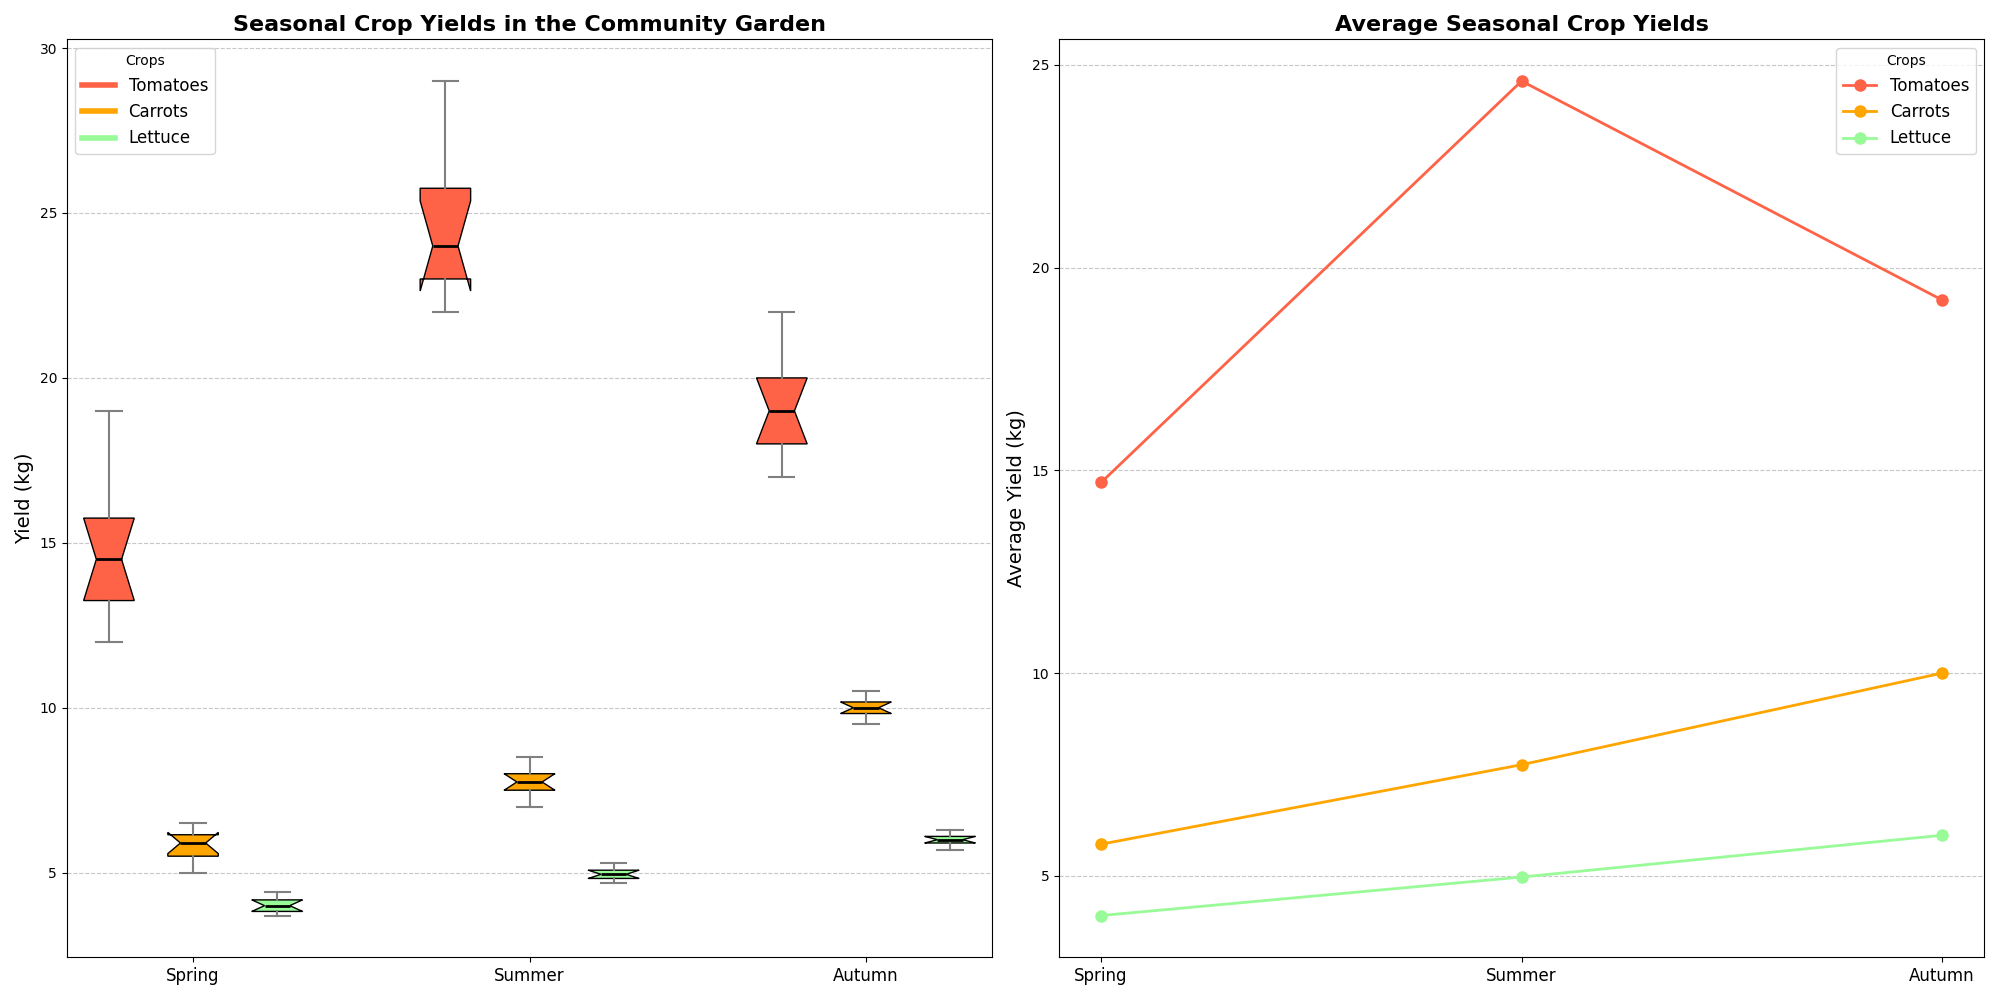

Recreate this plot in Python.
import matplotlib.pyplot as plt
import numpy as np

# Backstory:
# The local community garden is conducting a seasonal study to understand the productivity of different crops. They've taken measurements of crop yield (in kilograms) for tomatoes, carrots, and lettuce over three seasons: spring, summer, and autumn. They want to visualize this data to determine which crop thrives best in each season and also to compare the seasonal averages.

# Data for crop yields (in kg) over three seasons: spring, summer, and autumn
tomato_yields = [
    [12, 15, 14, 13, 12, 16, 17, 19, 14, 15], # Spring
    [22, 24, 23, 25, 22, 28, 29, 26, 24, 23], # Summer
    [18, 19, 20, 17, 19, 18, 21, 22, 20, 18]  # Autumn
]

carrot_yields = [
    [5, 6, 5.5, 6.2, 6.5, 5.8, 6.3, 5, 5.5, 6], # Spring
    [7, 7.5, 8, 7.8, 7.5, 7.2, 8.5, 8, 7.7, 8.2], # Summer
    [10, 9.8, 10.2, 9.5, 10, 10.1, 9.7, 10.3, 10.5, 9.9] # Autumn
]

lettuce_yields = [
    [4, 3.8, 4.2, 4.1, 4, 3.9, 4.3, 3.7, 4.4, 3.8], # Spring
    [5, 4.8, 4.9, 5.2, 4.9, 4.7, 5.3, 5, 5.1, 4.8], # Summer
    [6, 5.8, 6.1, 5.9, 6, 5.7, 6.2, 5.9, 6.3, 6.1]  # Autumn
]

# Calculating average yields per season
seasonal_averages = {
    'Spring': [
        np.mean(tomato_yields[0]), 
        np.mean(carrot_yields[0]), 
        np.mean(lettuce_yields[0])
    ],
    'Summer': [
        np.mean(tomato_yields[1]), 
        np.mean(carrot_yields[1]), 
        np.mean(lettuce_yields[1])
    ],
    'Autumn': [
        np.mean(tomato_yields[2]), 
        np.mean(carrot_yields[2]), 
        np.mean(lettuce_yields[2])
    ]
}

# Prepare the data for box plot
data = [tomato_yields, carrot_yields, lettuce_yields]
seasons = ["Spring", "Summer", "Autumn"]
crops = ["Tomatoes", "Carrots", "Lettuce"]

# Plot configuration
fig, axes = plt.subplots(1, 2, figsize=(20, 10))
positions = np.array(range(len(seasons))) * 4
colors = ['#FF6347', '#FFA500', '#98FB98']

# Box Plot for crop yields
for i, yields in enumerate(data):
    pos = positions + i
    bp = axes[0].boxplot(yields, positions=pos, widths=0.6, patch_artist=True, notch=True)
    for patch, color in zip(bp['boxes'], [colors[i]] * len(seasons)):
        patch.set_facecolor(color)
    for whisker in bp['whiskers']:
        whisker.set(color='gray', linewidth=1.5)
    for cap in bp['caps']:
        cap.set(color='gray', linewidth=1.5)
    for median in bp['medians']:
        median.set(color='black', linewidth=2)

axes[0].set_xticks(positions + 1)
axes[0].set_xticklabels(seasons, fontsize=12)
axes[0].set_title("Seasonal Crop Yields in the Community Garden", fontsize=16, fontweight='bold')
axes[0].set_ylabel("Yield (kg)", fontsize=14)
axes[0].grid(axis='y', linestyle='--', alpha=0.7)

# Legend for the box plot
handles = [plt.Line2D([0], [0], color=color, lw=4) for color in colors]
axes[0].legend(handles, crops, title='Crops', loc='upper left', fontsize=12)

# Line Plot for average seasonal yields
x_pos = np.arange(len(seasons))
average_values = [
    [season[0] for season in seasonal_averages.values()],
    [season[1] for season in seasonal_averages.values()],
    [season[2] for season in seasonal_averages.values()]
]

for i, crop in enumerate(crops):
    axes[1].plot(x_pos, average_values[i], marker='o', linestyle='-', linewidth=2, markersize=8, label=crop, color=colors[i])

axes[1].set_xticks(x_pos)
axes[1].set_xticklabels(seasons, fontsize=12)
axes[1].set_title("Average Seasonal Crop Yields", fontsize=16, fontweight='bold')
axes[1].set_ylabel("Average Yield (kg)", fontsize=14)
axes[1].grid(axis='y', linestyle='--', alpha=0.7)
axes[1].legend(title='Crops', fontsize=12)

plt.tight_layout()
plt.show()
